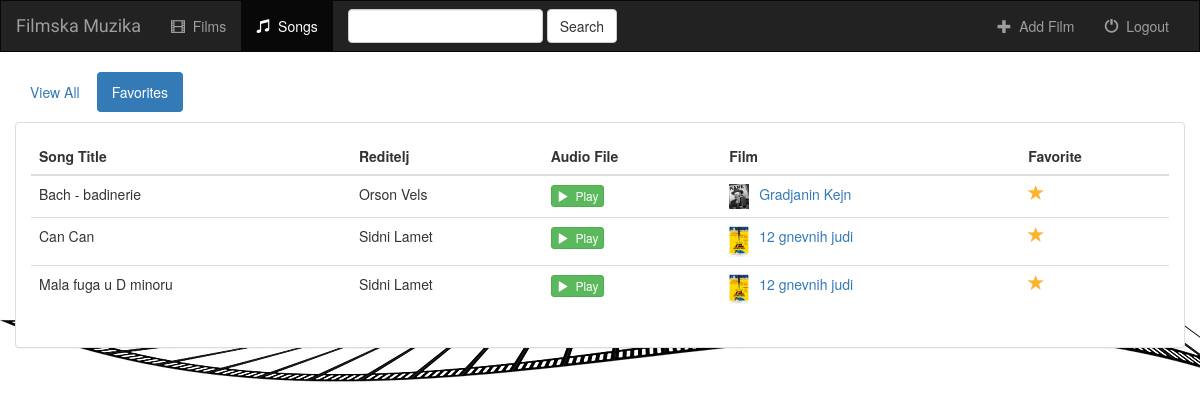
Page /filmovi/songs/favorites/ (signed in) on the committed database.
### filmovi/models.py (models this page shows, shortened)
class Song(models.Model):
    film = models.ForeignKey(Film, on_delete=models.CASCADE)
    naziv_pesme = models.CharField(max_length=250)
    audio_file = models.FileField(default='')
    is_favorite = models.BooleanField(default=False)

class Film(models.Model):
    user = models.ForeignKey(User, default=1)
    reditelj = models.CharField(max_length=250)
    naziv_filma = models.CharField(max_length=500)
    godina = models.CharField(max_length=4)
    plakat = models.FileField()
    is_favorite = models.BooleanField(default=False)

### filmovi/views.py (the view)
# urls.py: url(r'^songs/(?P<filter_by>[a-zA_Z]+)/$', views.songs, name='songs'),
def songs(request, filter_by):
    if not request.user.is_authenticated():
        return render(request, 'filmovi/login.html')
    else:
        try:
            song_ids = []
            for film in Film.objects.filter(user=request.user):
                for song in film.song_set.all():
                    song_ids.append(song.pk)
            users_songs = Song.objects.filter(pk__in=song_ids)
            if filter_by == 'favorites':
                users_songs = users_songs.filter(is_favorite=True)
        except Film.DoesNotExist:
            users_songs = []
        return render(request, 'filmovi/songs.html', {
            'song_list': users_songs,
            'filter_by': filter_by,
        })

### filmovi/templates/filmovi/songs.html (shortened to what this page needs)
{% extends 'filmovi/base.html' %}
{% block songs_active %}active{% endblock %}
{% block body %}
<div class="container-fluid songs-container">
    <div class="row">
        <div class="col-sm-12">
            <ul class="nav nav-pills" style="margin-bottom: 10px;">
                <li role="presentation" {% if filter_by == 'all' %}class="active"{% endif %}><a href="{% url 'filmovi:songs' 'all' %}">View All</a></li>
                <li role="presentation" {% if filter_by == 'favorites' %}class="active"{% endif %}><a href="{% url 'filmovi:songs' 'favorites' %}">Favorites</a></li>
            </ul>
        </div>
    </div>
    <div class="row">
        <div class="col-sm-12">
            <div class="panel panel-default">
                <div class="panel-body">
                    <table class="table">
                        <thead>
                            <tr>
                                <th>Song Title</th>
                                <th>Reditelj</th>
                                <th>Audio File</th>
                                <th>Film</th>
                                <th>Favorite</th>
                            </tr>
                        </thead>
                        <tbody>
                            {% for song in song_list %}
                                <tr>
                                    <td>{{ song.naziv_pesme }}</td>
                                    <td>{{ song.film.reditelj }}</td>
                                    <td>
                                        <a target="_blank" href="{{ song.audio_file.url }}">
                                            <button type="button" class="btn btn-success btn-xs">
                                                <span class="glyphicon glyphicon-play"></span>&nbsp; Play
                                            </button>
                                        </a>
                                    </td>
                                    <td>
                                        <a href="{% url 'filmovi:detail' song.film.id %}">
                                            <img src="{{ song.film.plakat.url }}" class="img-responsive" style="width: 20px; float: left; margin-right: 10px;" />
                                        </a>
                                        <a href="{% url 'filmovi:detail' song.film.id %}">{{ song.film.naziv_filma }}</a>
                                    </td>
                                    <td>
                                        <a href="{% url 'filmovi:favorite' song.id %}" class="btn-favorite"><span class="glyphicon glyphicon-star {% if song.is_favorite %}active{% endif %}"></span></a>
                                    </td>
                                </tr>
                            {% endfor %}
                        </tbody>
                    </table>
                </div>
            </div>
        </div>
    </div>
</div>
{% endblock %}

### filmovi/static/filmovi/style.css (style rules this page uses)
body { background: white url("images/three-d-1861456_1280.png"); }
.glyphicon-star { color: #CCCCCC; font-size: 16px; }
.glyphicon-star.active { color: #FDB230; }

### rows in the picture
Song: naziv_pesme "Bach - badinerie", film.reditelj "Orson Vels", film.plakat (picture), film.naziv_filma "Gradjanin Kejn", is_favorite True (drawn)
Song: naziv_pesme "Can Can", film.reditelj "Sidni Lamet", film.plakat (picture), film.naziv_filma "12 gnevnih judi", is_favorite True (drawn)
Song: naziv_pesme "Mala fuga u D minoru", film.reditelj "Sidni Lamet", film.plakat (picture), film.naziv_filma "12 gnevnih judi", is_favorite True (drawn)
